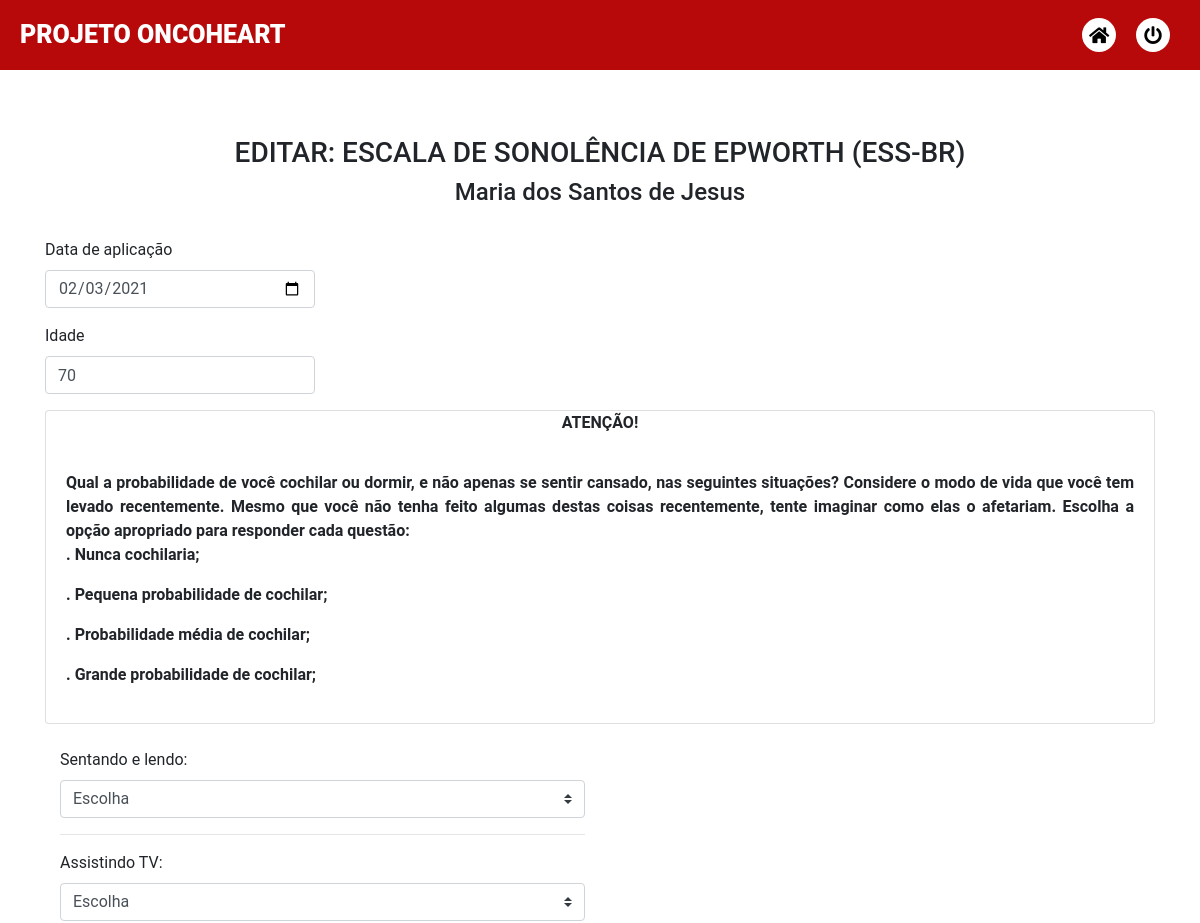
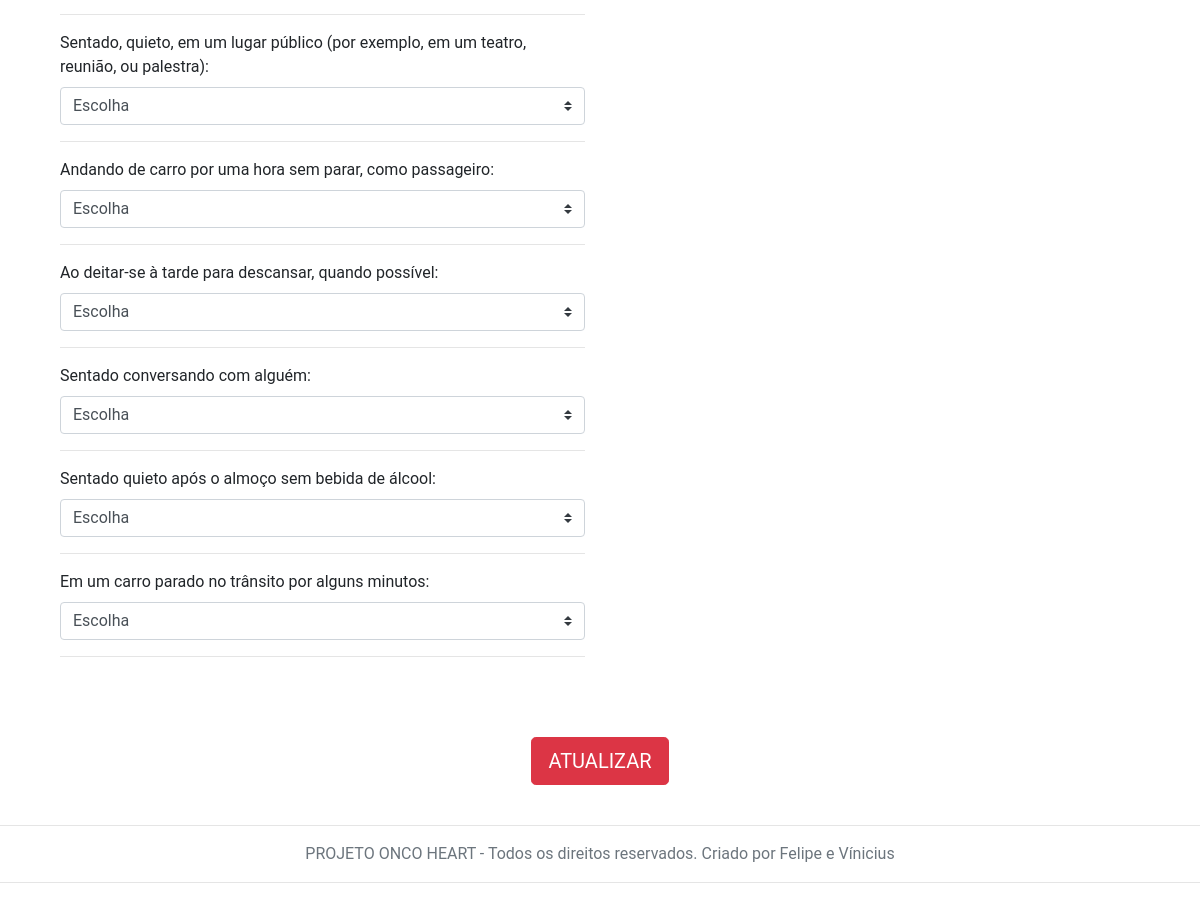
The page /edit.adm.php?Idq=54&pid=1 (signed in) on the database its author committed (2 pictures, top to bottom).
### tables this page shows
CREATE TABLE IF NOT EXISTS `pessoas` (
  `pid` int(11) NOT NULL AUTO_INCREMENT,
  `nome` varchar(100) NOT NULL,
  PRIMARY KEY (`pid`)
);

CREATE TABLE IF NOT EXISTS `questionarios` (
  `questId` int(100) NOT NULL AUTO_INCREMENT,
  `pid` int(11) NOT NULL,
  `tipo` int(10) NOT NULL,
  `data` date DEFAULT NULL,
  `visita` int(11) DEFAULT NULL,
  `cidade` varchar(50) DEFAULT NULL,
  `nasc` date DEFAULT NULL,
  `idade` int(3) DEFAULT NULL,
  `essbr1` varchar(40) DEFAULT NULL,
  `essbr2` varchar(40) DEFAULT NULL,
  `essbr3` varchar(40) DEFAULT NULL,
  `essbr4` varchar(40) DEFAULT NULL,
  `essbr5` varchar(40) DEFAULT NULL,
  `essbr6` varchar(40) DEFAULT NULL,
  `essbr7` varchar(40) DEFAULT NULL,
  `essbr8` varchar(40) DEFAULT NULL,
  `ectoscopia` varchar(100) DEFAULT NULL,
  `inspTorax` varchar(100) DEFAULT NULL,
  `ictuscordis1` varchar(100) DEFAULT NULL,
  `pulsosA` varchar(100) DEFAULT NULL,
  `pulsosP` varchar(100) DEFAULT NULL,
  `ictuscordis2` varchar(100) DEFAULT NULL,
  `fc` varchar(100) DEFAULT NULL,
  `SO2` varchar(100) DEFAULT NULL,
  `rCardiaco` varchar(100) DEFAULT NULL,
  `bulhas` varchar(100) DEFAULT NULL,
  `sopro1` varchar(100) DEFAULT NULL,
  `foco` varchar(100) DEFAULT NULL,
  `irradiacao` varchar(100) DEFAULT NULL,
  `intensidade` varchar(100) DEFAULT NULL,
  `sopros` varchar(100) DEFAULT NULL,
  `soproArteria` varchar(100) DEFAULT NULL,
  `auscultaP` varchar(100) DEFAULT NULL,
  `visc` varchar(100) DEFAULT NULL,
  `grupoRisco` varchar(50) DEFAULT NULL,
  `peso3` varchar(6) DEFAULT NULL,
  `estatura3` varchar(10) DEFAULT NULL,
  `circAbd` varchar(10) DEFAULT NULL,
  `gordCorp` varchar(6) DEFAULT NULL,
  `muscEsq` varchar(6) DEFAULT NULL,
  `matabolismo` varchar(6) DEFAULT NULL,
  `idadeC` varchar(50) DEFAULT NULL,
  `gordVisc` varchar(6) DEFAULT NULL,
  `pas1` varchar(6) DEFAULT NULL,
  `pad1` varchar(6) DEFAULT NULL,
  `fc1` varchar(50) DEFAULT NULL,
  `pas2` varchar(50) DEFAULT NULL,
  `pad2` varchar(50) DEFAULT NULL,
  `fc2` varchar(6) DEFAULT NULL,
  `pas3` varchar(6) DEFAULT NULL,
  `pad3` varchar(6) DEFAULT NULL,
  `fc3` varchar(6) DEFAULT NULL,
  `bracoDom` varchar(8) DEFAULT NULL,
  `m1d` varchar(6) DEFAULT NULL,
  `m2d` varchar(6) DEFAULT NULL,
  `m1e` varchar(6) DEFAULT NULL,
  `m2e` varchar(6) DEFAULT NULL,
  `ecgR` varchar(6) DEFAULT NULL,
  `ecg10` varchar(6) DEFAULT NULL,
  `eco` varchar(6) DEFAULT NULL,
  `holter` varchar(6) DEFAULT NULL,
  `pasB` varchar(9) DEFAULT NULL,
  `padB` varchar(9) DEFAULT NULL,
  `fcB` varchar(9) DEFAULT NULL,
  `pas30` varchar(9) DEFAULT NULL,
  `pad30` varchar(9) DEFAULT NULL,
  `fc30` varchar(9) DEFAULT NULL,
  `pas60` varchar(9) DEFAULT NULL,
  `pad60` varchar(9) DEFAULT NULL,
  `fc60` varchar(9) DEFAULT NULL,
  `pas120` varchar(9) DEFAULT NULL,
  `pad120` varchar(9) DEFAULT NULL,
  `fc120` varchar(9) DEFAULT NULL,
  `medicamentos` varchar(1000) DEFAULT NULL,
  `resultados` varchar(1000) DEFAULT NULL,
  `dataCol` date DEFAULT NULL,
  `endereco` varchar(255) DEFAULT NULL,
  `telefone` varchar(255) DEFAULT NULL,
  `meio` varchar(255) DEFAULT NULL,
  `estCivil` varchar(255) DEFAULT NULL,
  `renda` varchar(255) DEFAULT NULL,
  `cor` varchar(255) DEFAULT NULL,
  `grau` varchar(255) DEFAULT NULL,
  `fuma` varchar(255) DEFAULT NULL,
  `fuma1` varchar(255) DEFAULT NULL,
  `fuma2` varchar(255) DEFAULT NULL,
  `fuma3` varchar(255) DEFAULT NULL,
  `fuma4` varchar(255) DEFAULT NULL,
  `bebe` varchar(255) DEFAULT NULL,
  `bebe1` varchar(255) DEFAULT NULL,
  `bebe2` varchar(255) DEFAULT NULL,
  `hipertensa` varchar(255) DEFAULT NULL,
  `diabetica` varchar(255) DEFAULT NULL,
  `colesterol` varchar(255) DEFAULT NULL,
  `arritmia` varchar(255) DEFAULT NULL,
  `coracao` varchar(255) DEFAULT NULL,
  `cirurgia` varchar(255) DEFAULT NULL,
  `avc` varchar(255) DEFAULT NULL,
  `paisCoracao` varchar(255) DEFAULT NULL,
  `paisAvc` varchar(255) DEFAULT NULL,
  `mPrimeira` varchar(255) DEFAULT NULL,
  `mUltima` varchar(255) DEFAULT NULL,
  `anticon` varchar(255) DEFAULT NULL,
  `gestacoes` varchar(255) DEFAULT NULL,
  `nascidosV` varchar(255) DEFAULT NULL,
  `nascidosM` varchar(255) DEFAULT NULL,
  `partoP` varchar(255) DEFAULT NULL,
  `partoN` varchar(255) DEFAULT NULL,
  `partoC` varchar(255) DEFAULT NULL,
  `aborto` varchar(255) DEFAULT NULL,
  `tovr1` varchar(25) DEFAULT NULL,
  `tovr2` varchar(25) DEFAULT NULL,
  `tovr3` varchar(25) DEFAULT NULL,
  `tovr4` varchar(25) DEFAULT NULL,
  `tovr5` varchar(25) DEFAULT NULL,
  `tovr6` varchar(25) DEFAULT NULL,
  `tovr7` varchar(25) DEFAULT NULL,
  `tovr8` varchar(25) DEFAULT NULL,
  `tovr9` varchar(25) DEFAULT NULL,
  `tovr10` varchar(25) DEFAULT NULL,
  `whoqol1` varchar(25) DEFAULT NULL,
  `whoqol2` varchar(25) DEFAULT NULL,
  `whoqol3` varchar(20) DEFAULT NULL,
  `whoqol4` varchar(20) DEFAULT NULL,
  `whoqol5` varchar(20) DEFAULT NULL,
  `whoqol6` varchar(20) DEFAULT NULL,
  `whoqol7` varchar(20) DEFAULT NULL,
  `whoqol8` varchar(20) DEFAULT NULL,
  `whoqol9` varchar(20) DEFAULT NULL,
  `whoqol10` varchar(20) DEFAULT NULL,
  `whoqol11` varchar(20) DEFAULT NULL,
  `whoqol12` varchar(20) DEFAULT NULL,
  `whoqol13` varchar(20) DEFAULT NULL,
  `whoqol14` varchar(20) DEFAULT NULL,
  `whoqol15` varchar(20) DEFAULT NULL,
  `whoqol16` varchar(20) DEFAULT NULL,
  `whoqol17` varchar(20) DEFAULT NULL,
  `whoqol18` varchar(20) DEFAULT NULL,
  `whoqol19` varchar(20) DEFAULT NULL,
  `whoqol20` varchar(20) DEFAULT NULL,
  `whoqol21` varchar(20) DEFAULT NULL,
  `whoqol22` varchar(20) DEFAULT NULL,
  `whoqol23` varchar(20) DEFAULT NULL,
  `whoqol24` varchar(20) DEFAULT NULL,
  `whoqol25` varchar(20) DEFAULT NULL,
  `whoqol26` varchar(20) DEFAULT NULL,
  `ajuda` varchar(20) DEFAULT NULL,
  `tempo` varchar(20) DEFAULT NULL,
  `comentario` varchar(255) DEFAULT NULL,
  PRIMARY KEY (`questId`),
  KEY `fk_pessoa` (`pid`)
);

### includes/resp.inc.php (called while the page is built)
<?php
require "database\db.dashboard.php";
if(isset($_GET['Idq']) && isset($_GET['pid'])){
  $questId = $_GET['Idq'];
  $pid = $_GET['pid'];
  $sql = "SELECT * FROM questionarios WHERE questId=?;";
  $stmt = mysqli_stmt_init($conn);
  if(!mysqli_stmt_prepare($stmt,$sql)){
    header("Location: registros.php?#error=sqlerror");
    exit();
  } else {
    mysqli_stmt_bind_param($stmt,"i", $questId);
    mysqli_stmt_execute($stmt);
    $result1 = mysqli_stmt_get_result($stmt);
  }
  $sql = "SELECT * FROM pessoas WHERE pid=?;";
  $stmt = mysqli_stmt_init($conn);
  if(!mysqli_stmt_prepare($stmt,$sql)){
    header("Location: registros.php?#error=sqlerror");
    exit();
  } else {
    mysqli_stmt_bind_param($stmt,"i", $pid);
    mysqli_stmt_execute($stmt);
    $result2 = mysqli_stmt_get_result($stmt);
  }
}
?>

### templates/Aquestionario1.php (the view, shortened to what this page needs)
<div class="container">
<form class="" action="includes/editquestionario.inc.php?tipo=<?php echo $tipo?>&questId=<?php echo $questId?>&pid=<?php echo $pid?>" method="post">
  <br>
  <h3 class="text-center">EDITAR: ESCALA DE SONOLÊNCIA DE EPWORTH (ESS-BR)</h3>
  <h4 class="text-center"><?php echo $pessoa;?></h4>
  <br>
  <div class="form-row">
    <div class="form-group col-sm-3">
      <label for="data1">Data de aplicação</label>
      <input class="form-control" id="data1" type="date" name="data1" value="<?php echo $data?>" required >
    </div>
  </div>
  <div class="form-row">
    <div class="form-group col-sm-3">
      <label for="idade1">Idade </label>
      <input id="idade1" class="form-control" type="text" name="idade1" placeholder="Idade" value="<?php echo $idade?>" required >
    </div>
  </div>
  <div class="card">
  <P class="text-center"><b>ATENÇÃO!</b></P>
  <div class="card-body" style="text-align: justify;"><b>
Qual a probabilidade de você cochilar ou dormir, e não apenas se sentir cansado, nas seguintes situações? Considere o modo de vida que você tem levado recentemente. Mesmo que você não tenha feito algumas destas coisas recentemente, tente imaginar como elas o afetariam. Escolha a opção apropriado para responder cada questão:
  <p>. Nunca cochilaria;</p>
  <p>. Pequena probabilidade de cochilar;</p>
  <p>. Probabilidade média de cochilar;</p>
  <p>. Grande probabilidade de cochilar;</p>
  </b>
  </div>
</div>
<br>
  <div class="form-group col-sm-6">
    <label for="idessbr1">Sentando e lendo:</label>
    <select class="custom-select q1" name="essbr1" id="idessbr1" required>
      <option value= "">Escolha</option>
    </select><hr>
    <label for="idessbr2">Assistindo TV:</label>
    <select class="custom-select q1" name="essbr2" id="idessbr2" required>
      <option value= "">Escolha</option>
    </select><hr>
    <label for="idessbr3">Sentado, quieto, em um lugar público (por exemplo, em um teatro, reunião, ou palestra):</label>
    <select class="custom-select q1" name="essbr3" id="idessbr3" required>
      <option value= "">Escolha</option>
    </select><hr>
    <label for="idessbr4">Andando de carro por uma hora sem parar, como passageiro:</label>
    <select class="custom-select q1" name="essbr4" id="idessbr4" required>
      <option value= "">Escolha</option>
    </select><hr>
    <label for="idessbr5">Ao deitar-se à tarde para descansar, quando possível:</label>
    <select class="custom-select q1" name="essbr5" id="idessbr5" required>
      <option value= "">Escolha</option>
    </select><hr>
    <label for="idessbr6">Sentado conversando com alguém:</label>
    <select class="custom-select q1" name="essbr6" id="idessbr6" required>
      <option value= "">Escolha</option>
    </select><hr>
    <label for="idessbr7">Sentado quieto após o almoço sem bebida de álcool:</label>
    <select class="custom-select q1" name="essbr7" id="idessbr7" required>
      <option value= "">Escolha</option>
    </select><hr>
    <label for="idessbr8">Em um carro parado no trânsito por alguns minutos:</label>
    <select class="custom-select q1" name="essbr8" id="idessbr8" required>
      <option value= "">Escolha</option>
    </select><hr>
    <br>
    <br>
  </div>
  <div class="row">
  <div class="col-sm-12">
    <div class="text-center">
    <button type="submit" name="ed-questionario-submit" align="center" class="btn btn-danger btn-lg center">ATUALIZAR</button>
  </div>
</div>
</div>
<br>
</form>
</div>

### css/signup.css (style rules this page uses)
body { padding-top: 40px; padding-bottom: 40px; background-color: #fff; }

### css/sidebar.css (style rules this page uses)
* { margin: 0; padding: 0; list-style: none; text-decoration: none; box-sizing: border-box; font-family: "Roboto", sans-serif; }
body { background: #fff; }

### rows shown on the page
pessoas: nome "Maria dos Santos de Jesus"
questionarios: data1 "02/03/2021", idade1 "70"
